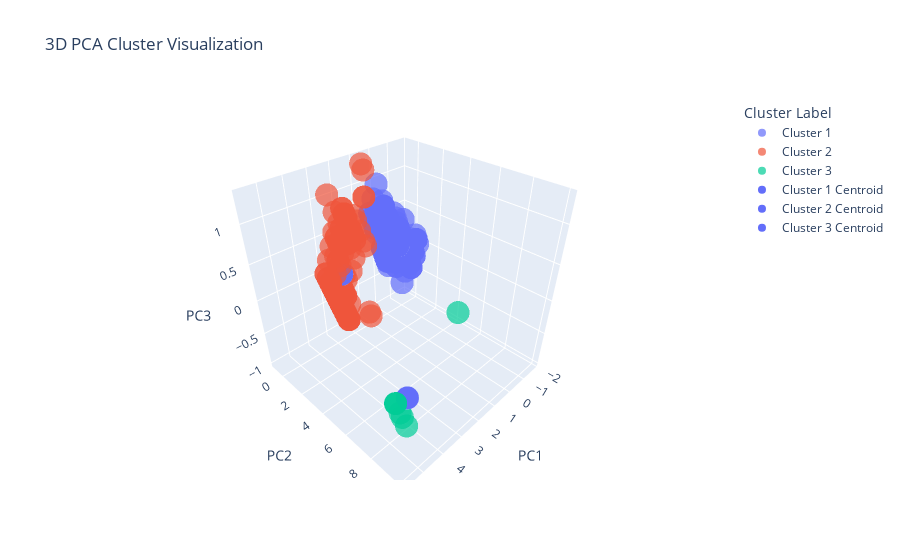

The code cell stored with this chart in its notebook:
### Code cell
import plotly.express as px
from sklearn.decomposition import PCA

# Apply PCA to reduce data to 3 dimensions for better visualization
pca = PCA(n_components=3)
reduced_features = pca.fit_transform(scaled_features)

# Creating a DataFrame for the Plotly visualization
plotly_df = pd.DataFrame(reduced_features, columns=['PC1', 'PC2', 'PC3'])
plotly_df['Cluster'] = df['Cluster'].map({0: 'Cluster 1', 1: 'Cluster 2', 2: 'Cluster 3'})  # Mapping cluster numbers to names

# Plotting in 3D with Plotly
fig = px.scatter_3d(plotly_df, x='PC1', y='PC2', z='PC3', color='Cluster', labels={'Cluster': 'Cluster Label'},
                    title="3D PCA Cluster Visualization", opacity=0.7)

# Centroids reduced for 3D visualization
centroids_reduced = pca.transform(kmeans.cluster_centers_)
centroids_df = pd.DataFrame(centroids_reduced, columns=['PC1', 'PC2', 'PC3'])
centroids_df['Cluster'] = ['Cluster 1 Centroid', 'Cluster 2 Centroid', 'Cluster 3 Centroid']

# Adding centroids to the plot
for i, row in centroids_df.iterrows():
    fig.add_trace(px.scatter_3d(centroids_df.iloc[[i]], x='PC1', y='PC2', z='PC3', color=centroids_df.iloc[[i]]['Cluster']).data[0])

fig.show()

### Figure 1 — Plotly figure (JSON) as saved in the notebook; plotly's stock layout.template omitted (floating-point values rounded to 4 significant figures; data arrays with more than 128 entries replaced by an {"elided": "..."} marker saying what was removed)
{"data": [{"hovertemplate": "Cluster Label=Cluster 1<br>PC1=%{x}<br>PC2=%{y}<br>PC3=%{z}<extra></extra>", "legendgroup": "Cluster 1", "marker": {"color": "#636efa", "opacity": 0.7, "symbol": "circle"}, "mode": "markers", "name": "Cluster 1", "scene": "scene", "showlegend": true, "type": "scatter3d", "x": {"elided": "604 float values"}, "y": {"elided": "604 float values"}, "z": {"elided": "604 float values"}}, {"hovertemplate": "Cluster Label=Cluster 2<br>PC1=%{x}<br>PC2=%{y}<br>PC3=%{z}<extra></extra>", "legendgroup": "Cluster 2", "marker": {"color": "#EF553B", "opacity": 0.7, "symbol": "circle"}, "mode": "markers", "name": "Cluster 2", "scene": "scene", "showlegend": true, "type": "scatter3d", "x": {"elided": "180 float values"}, "y": {"elided": "180 float values"}, "z": {"elided": "180 float values"}}, {"hovertemplate": "Cluster Label=Cluster 3<br>PC1=%{x}<br>PC2=%{y}<br>PC3=%{z}<extra></extra>", "legendgroup": "Cluster 3", "marker": {"color": "#00cc96", "opacity": 0.7, "symbol": "circle"}, "mode": "markers", "name": "Cluster 3", "scene": "scene", "showlegend": true, "type": "scatter3d", "x": [3.532, 5.412, 5.49, 5.257, 5.645, 5.645, 5.645], "y": [10.02, 9.518, 9.498, 9.558, 9.458, 9.458, 9.458], "z": [0.7419, -0.2394, -0.1592, -0.4, 0.001344, 0.001344, 0.001344]}, {"hovertemplate": "color=Cluster 1 Centroid<br>PC1=%{x}<br>PC2=%{y}<br>PC3=%{z}<extra></extra>", "legendgroup": "Cluster 1 Centroid", "marker": {"color": "#636efa", "symbol": "circle"}, "mode": "markers", "name": "Cluster 1 Centroid", "scene": "scene", "showlegend": true, "type": "scatter3d", "x": [2.146], "y": [-0.6627], "z": [-0.1067]}, {"hovertemplate": "color=Cluster 2 Centroid<br>PC1=%{x}<br>PC2=%{y}<br>PC3=%{z}<extra></extra>", "legendgroup": "Cluster 2 Centroid", "marker": {"color": "#636efa", "symbol": "circle"}, "mode": "markers", "name": "Cluster 2 Centroid", "scene": "scene", "showlegend": true, "type": "scatter3d", "x": [-0.7], "y": [0.0866], "z": [0.03188]}, {"hovertemplate": "color=Cluster 3 Centroid<br>PC1=%{x}<br>PC2=%{y}<br>PC3=%{z}<extra></extra>", "legendgroup": "Cluster 3 Centroid", "marker": {"color": "#636efa", "symbol": "circle"}, "mode": "markers", "name": "Cluster 3 Centroid", "scene": "scene", "showlegend": true, "type": "scatter3d", "x": [5.232], "y": [9.567], "z": [-0.007515]}], "layout": {"legend": {"title": {"text": "Cluster Label"}, "tracegroupgap": 0}, "scene": {"domain": {"x": [0, 1], "y": [0, 1]}, "xaxis": {"title": {"text": "PC1"}}, "yaxis": {"title": {"text": "PC2"}}, "zaxis": {"title": {"text": "PC3"}}}, "title": {"text": "3D PCA Cluster Visualization"}}}
